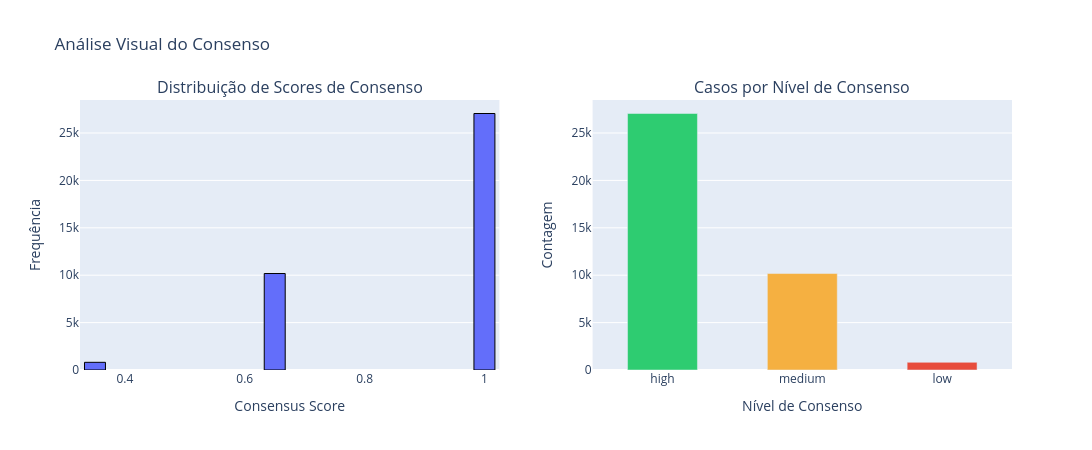

The notebook cell saved with this chart:
### Code cell
visualizer.plot_score_and_levels(
    df_with_consensus=df_with_consensus,
    levels=levels
)

### Figure 1 — Plotly figure (JSON) as saved in the notebook; plotly's stock layout.template omitted (floating-point values rounded to 4 significant figures; data arrays with more than 128 entries replaced by an {"elided": "..."} marker saying what was removed)
{"data": [{"marker": {"line": {"color": "black", "width": 1}}, "name": "Consensus Score", "nbinsx": 20, "type": "histogram", "x": {"elided": "38048 float values"}, "xaxis": "x", "yaxis": "y"}, {"marker": {"color": ["#2ECC71", "#F5B041", "#E74C3C"]}, "type": "bar", "width": 0.5, "x": ["high", "medium", "low"], "xaxis": "x2", "y": [27060, 10178, 810], "yaxis": "y2"}], "layout": {"annotations": [{"font": {"size": 16}, "showarrow": false, "text": "Distribuição de Scores de Consenso", "x": 0.225, "xanchor": "center", "xref": "paper", "y": 1, "yanchor": "bottom", "yref": "paper"}, {"font": {"size": 16}, "showarrow": false, "text": "Casos por Nível de Consenso", "x": 0.775, "xanchor": "center", "xref": "paper", "y": 1, "yanchor": "bottom", "yref": "paper"}], "bargap": 0.3, "height": 450, "showlegend": false, "title": {"text": "Análise Visual do Consenso"}, "width": 1100, "xaxis": {"anchor": "y", "domain": [0, 0.45], "title": {"text": "Consensus Score"}}, "xaxis2": {"anchor": "y2", "domain": [0.55, 1], "title": {"text": "Nível de Consenso"}}, "yaxis": {"anchor": "x", "domain": [0, 1], "title": {"text": "Frequência"}}, "yaxis2": {"anchor": "x2", "domain": [0, 1], "title": {"text": "Contagem"}}}}
